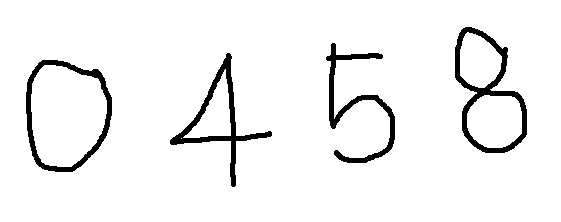
#> input picture img/0458.png, 561 x 222 px
$ jupyter execute 3.01.knn.ipynb   (shell and % lines are left out)
#> lines starting #> are read from the running program, lines starting #| are printed output that depends on the picture; after the words box and inside, x2 and y2 are one past the last pixel; in counts of white or black regions, pixels touching at a corner belong together
# 랜덤수 분류 예제

[cell 1]
import cv2,  numpy as np
import matplotlib.pyplot as plt
from sklearn.model_selection import train_test_split
from sklearn.neighbors import KNeighborsClassifier
#import mglearn
print(cv2.__version__)
trainData = np.random.randint(0,100,(25,2)).astype(np.float32)
# 0~1 사이의 랜덤 수 25x1개 레이블 생성 ---②
labels = np.random.randint(0,2,(25,))
# 레이블 값 0과 같은 자리는 red, 1과 같은 자리는 blue로 분류해서 표시
blue = trainData[labels.ravel()==0]
red = trainData[labels.ravel()==1]

plt.scatter(red[:,0], red[:,1], 80, 'r', '^') # 빨강색 삼각형
plt.scatter(blue[:,0], blue[:,1], 80, 'b', 's')# 파랑색 사각형

# 0 ~ 99 사이의 랜덤 수 신규 데이타 생성 ---③
newcomer = np.random.randint(0,100,(1,2)).astype(np.float32)
plt.scatter(newcomer[:,0],newcomer[:,1],80,'g','o') # 초록색 원

# KNearest 알고리즘 객체 생성 ---④
knn = KNeighborsClassifier(n_neighbors=3)
# train, 행 단위 샘플 ---⑤
knn.fit(trainData, labels)
# 예측 ---⑥

pred = knn.predict(newcomer)
#mglearn.plots.plot_2d_separator(knn, trainData, fill=True, alpha=0.1)

# 결과 출력
print("prediction:", pred)
plt.annotate('red' if pred==1 else 'blue', xy=newcomer[0], \
             xytext=(newcomer[0]+1), fontsize=20)
plt.show()
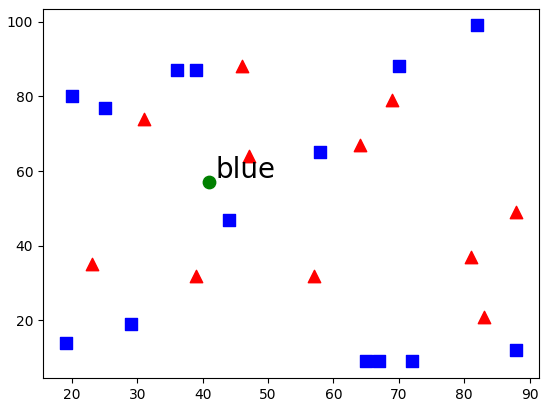
#> figure drawn by matplotlib, 1 panel

# 영화장르 분류 예제

[cell 2]
import cv2
import numpy as np
import matplotlib.pyplot as plt
from sklearn.neighbors import KNeighborsClassifier
#import mglearn

# 0~99 사이의 랜덤 값 25x2 ---①
trainData = np.random.randint(0,100,(25,2)).astype(np.float32)
# trainDatat[0]:kick, trainData[1]:kiss, kick > kiss ? 1 : 0 ---②
responses = (trainData[:, 0] >trainData[:,1]).astype(np.float32)
# 0: action : 1romantic ---③
action = trainData[responses==0]
romantic = trainData[responses==1]
# action은 파랑 삼각형, romantic은 빨강색 동그라미로 표시 ---④
plt.scatter(action[:,0],action[:,1], 80, 'b', '^', label='action')
plt.scatter(romantic[:,0],romantic[:,1], 80, 'r', 'o',label="romantic")

# 새로운 데이타 생성, 0~99 랜덤 수 1X2, 초록색 사각형으로 표시 ---⑤
newcomer = np.random.randint(0,100,(1,2)).astype(np.float32)
plt.scatter(newcomer[:,0],newcomer[:,1],200,'g','s', label="new")

# Knearest 알고리즘 생성 및 훈련 --- ⑥
knn = KNeighborsClassifier(n_neighbors=3)
knn.fit(trainData, responses)
# 결과 예측 ---⑦

pred = knn.predict(newcomer)
print("predict:", pred)
#mglearn.plots.plot_2d_separator(knn, trainData, fill=True, alpha=0.1)


# 새로운 결과에 화살표로 표시 ---⑧
anno_x, anno_y = newcomer.ravel()
label = "action" if pred == 0 else "romantic"
plt.annotate(label, xy=(anno_x + 1, anno_y+1), \
            xytext=(anno_x+5, anno_y+10), arrowprops={'color':'black'})
plt.xlabel('kiss');plt.ylabel('kick')
plt.legend(loc="upper right")
plt.show()
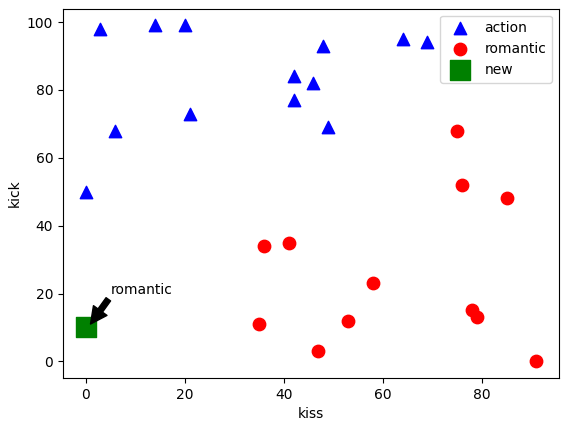
#> figure drawn by matplotlib, 1 panel

# 손글씨 숫자 분류 예제

[cell 3]
import numpy as np, cv2
from sklearn.datasets import load_digits
from sklearn.model_selection import train_test_split
from sklearn.neighbors import KNeighborsClassifier
import matplotlib.pyplot as plt

digits = load_digits()  #Mnist로 도 해보자

print(digits.keys()) # data, target, target_names, images ...
print(digits.data.shape) # 1D each sample, 64
print(digits.target.shape)
print(digits.images.shape) # 2D each sample, 8x8
print(digits.target_names) # all classes


print("first digits :", digits.target[0])
plt.subplot(121)
plt.imshow(digits.images[0])
plt.subplot(122)
plt.imshow(digits.data[0].reshape((8,8)))
plt.show()
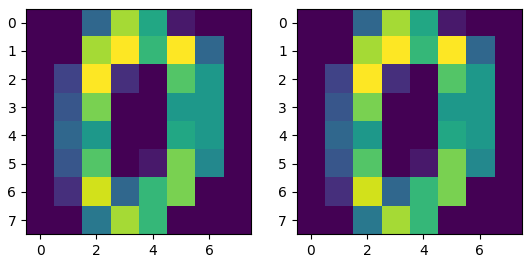
#> figure drawn by matplotlib, 2 panels

[cell 4]
for i in digits.target_names:
    dimg = digits.images[digits.target==i][0]
    plt.subplot(1,10,i+1)
    plt.imshow(dimg, cmap='gray')
    plt.title(i)
    plt.axis('off')
plt.show()
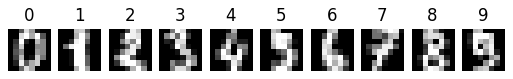
#> figure drawn by matplotlib, 10 panels

[cell 5]
X_train, X_test, y_train, y_test = train_test_split(digits.data, digits.target, random_state=0, test_size=0.2)

for k in range(1, 11):
    # 결과 예측 ---④
    knn = KNeighborsClassifier(n_neighbors=k)
    knn.fit(X_train, y_train)

    score = knn.score(X_test, y_test)
    print("k=%d, accuracy=%.2f%%"%(k, score*100))

[cell 6]
# 인식시킬 손글씨 이미지 읽기 ---③
#file_name = "./img/4027.png"
file_name = "./img/0458.png"
image = cv2.imread(file_name)
#> image is the input picture: shape (222, 561, 3); 94.5% white; 4 black regions, box (x1, y1, x2, y2) and area: (455, 27, 527, 153) 1925, (170, 53, 272, 187) 1678, (26, 60, 112, 172) 1625, (326, 43, 395, 163) 1569
plt.imshow(image)

[cell 7]
gray = cv2.cvtColor(image, cv2.COLOR_BGR2GRAY)
_, th = cv2.threshold(gray, 127, 255, cv2.THRESH_BINARY_INV)
#> th: shape (222, 561); 5.5% white; 4 white regions
contours, hirachy = cv2.findContours(th, cv2.RETR_EXTERNAL,
                                        cv2.CHAIN_APPROX_SIMPLE)
#> contours = 4 contours; box (x1, y1, x2, y2) and area: (26, 60, 112, 172) 7660, (455, 27, 527, 153) 5930, (170, 53, 272, 187) 2908, (326, 43, 395, 163) 1284; hirachy = [[1, -1, -1, -1], [2, 0, -1, -1], [3, 1, -1, -1], [-1, 2, -1, -1]]
numbers = []
for c in contours:
    # 컨투어를 감싸는 외접 사각형으로 숫자 영역 좌표 구하기 ---⑦
    (x, y, w, h) = cv2.boundingRect(c)
    # 외접 사각형의 크기가 너무 작은것은 제외 ---⑧
    if w >= 5 and h >= 25:
        # 숫자 영역만 roi로 확보하고 사각형 그리기 ---⑨
        roi = gray[y:y + h, x:x + w]
        numbers.append(roi)
#> this loop made 4 passes
#> (x, y, w, h) on passes 1 to 4: (26, 60, 86, 112), (170, 53, 102, 134), (326, 43, 69, 120), (455, 27, 72, 126)
#> pass 1, `roi = gray[y:y + h, x:x + w]`:
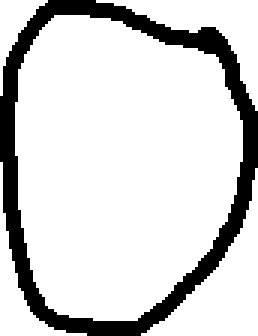
#> roi: shape (112, 86) (shown 3 times larger); 83.1% white; 1 black region, box (x1, y1, x2, y2) and area: (0, 0, 86, 112) 1625
#> pass 2, `roi = gray[y:y + h, x:x + w]`:
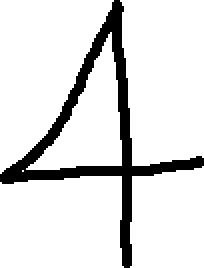
#> roi: shape (134, 102) (shown 2 times larger); 87.7% white; 1 black region, box (x1, y1, x2, y2) and area: (0, 0, 102, 134) 1678
#> pass 3, `roi = gray[y:y + h, x:x + w]`:
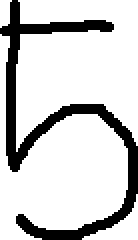
#> roi: shape (120, 69) (shown 2 times larger); 81.1% white; 1 black region, box (x1, y1, x2, y2) and area: (0, 0, 69, 120) 1569
#> after the loop, numbers = 4 items
for i, n in enumerate(numbers):
    plt.subplot(1,len(numbers), i+1)
    plt.imshow(n, cmap="gray")
#> this loop made 4 passes
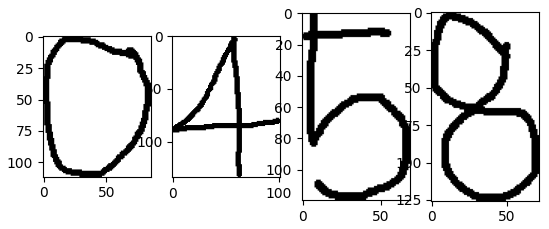
#> figure drawn by matplotlib, 4 panels

[cell 8]
def digit2data(src, reshape=True):
    h, w = src.shape[:2]
    square = src
    # 정사각형 형태로 만들기
    if h > w:
        pad = (h - w)//2
        square = np.zeros((h, h), dtype=np.uint8)
        square[:, pad:pad+w] = src
    elif w > h :
        pad = (w - h)//2
        square = np.zeros((w, w), dtype=np.uint8)
        square[pad:pad+h, :] = src
    # 0으로 채워진 8x8 이미지 생성
    px = np.zeros((8,8), np.uint8)
    # 원본을 8x8으로 축소
    px[:, :] = cv2.resize(square, (8,8), interpolation=cv2.INTER_AREA)
    if reshape:
        # 1x64형태로 변환
        px = px.reshape((1,8*8))
    return px

[cell 9]
knn = KNeighborsClassifier(n_neighbors=1)
knn.fit(digits.data, digits.target)

for i, n in enumerate(numbers):
    n = 255- n  # 반전
    data = digit2data(n)
    pred = knn.predict(data)
    plt.subplot(1, len(numbers), i+1)
    plt.title(str(pred))
    plt.imshow(digit2data(n, False), cmap="gray")
    plt.axis("off")
#> this loop made 4 passes
#> pred on passes 1 to 4: [0], [4], [5], [8]
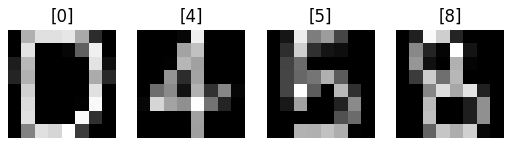
#> figure drawn by matplotlib, 4 panels

$ run again, with img/4027.png copied over img/0458.png
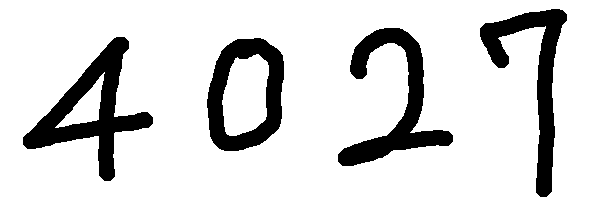
#> input picture img/4027.png, 600 x 200 px
#> image is the input picture: shape (200, 600, 3); 84.3% white; 4 black regions, box (x1, y1, x2, y2) and area: (23, 37, 153, 181) 5516, (338, 28, 453, 166) 4745, (480, 9, 567, 197) 4447, (207, 38, 284, 151) 4153
#> th: shape (200, 600); 15.7% white; 4 white regions
#> contours = 4 contours; box (x1, y1, x2, y2) and area: (207, 38, 284, 151) 7008, (23, 37, 153, 181) 6286, (338, 28, 453, 166) 4467, (480, 9, 567, 197) 4162; hirachy = [[1, -1, -1, -1], [2, 0, -1, -1], [3, 1, -1, -1], [-1, 2, -1, -1]]
#> the loop `for c in contours:` made 4 passes
#> (x, y, w, h) on passes 1 to 4: (207, 38, 77, 113), (23, 37, 130, 144), (338, 28, 115, 138), (480, 9, 87, 188)
#> pass 1, `roi = gray[y:y + h, x:x + w]`:
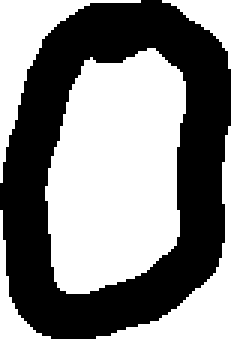
#> roi: shape (113, 77) (shown 3 times larger); 52.3% white; 1 black region, box (x1, y1, x2, y2) and area: (0, 0, 77, 113) 4153
#> after the loop `for c in contours:`: numbers = 4 items
#> the loop `for i, n in enumerate(numbers):` made 4 passes
#> the loop `for i, n in enumerate(numbers):` made 4 passes
#> pred on passes 1 to 4: [0], [4], [3], [3]
#> `[cell 9] knn = KNeighborsClassifier(n_neighbors=1) knn.fit(digits.data..`:
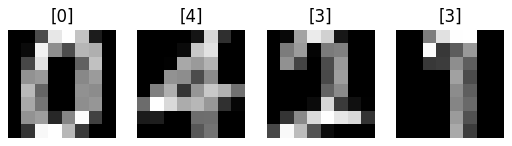
#> figure drawn by matplotlib, 4 panels
